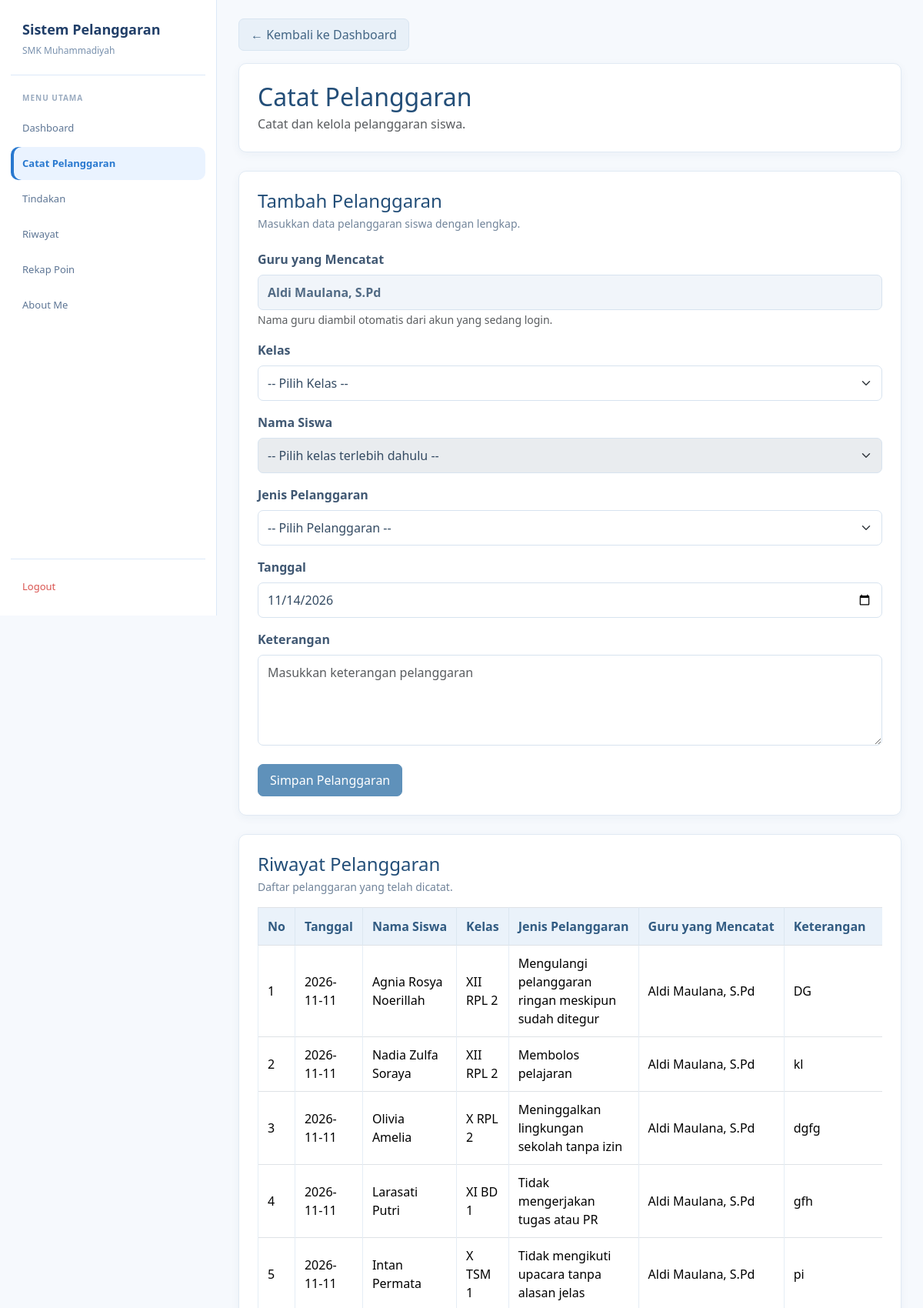
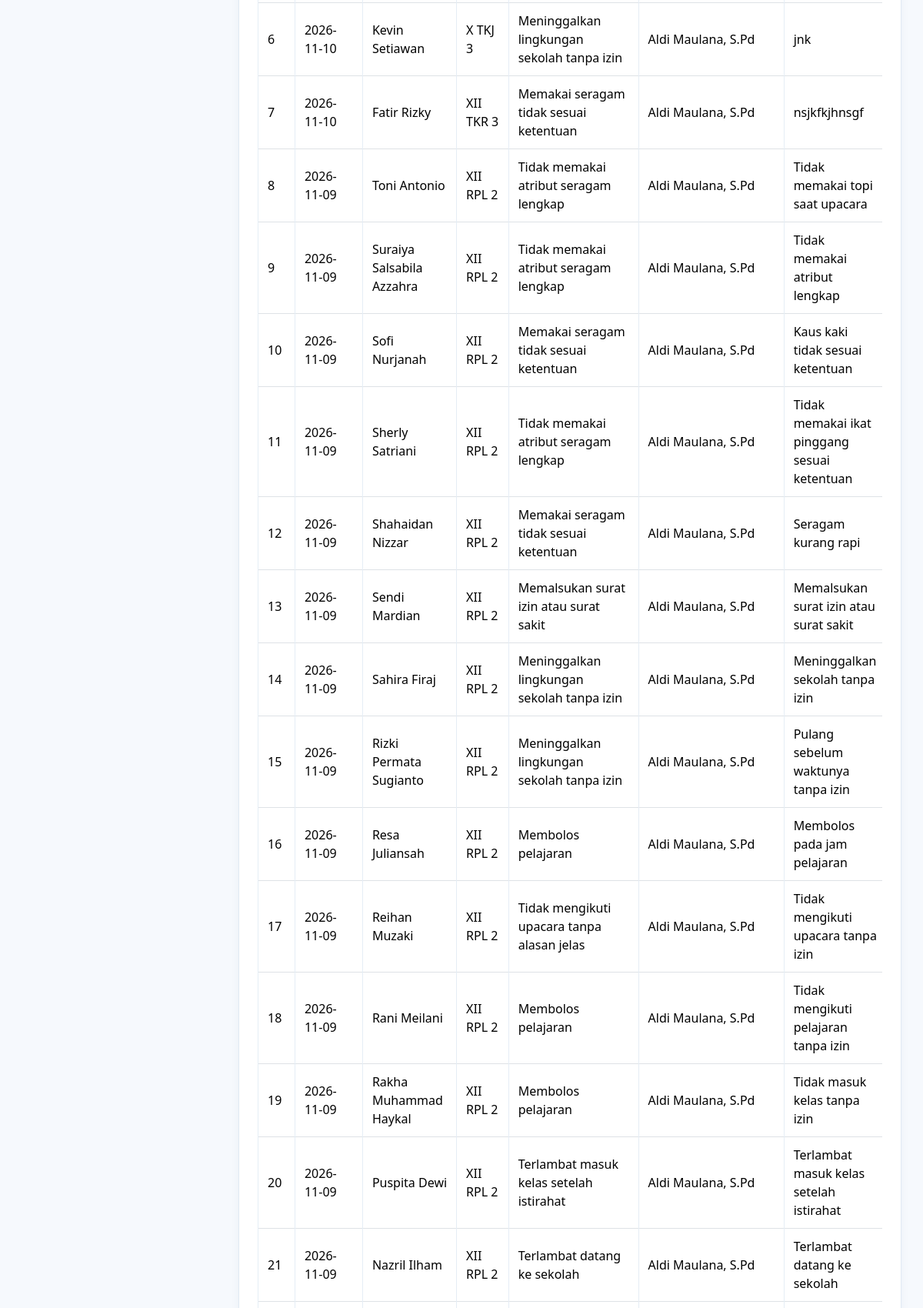
The app's page /guru/catat_pelanggaran.php (signed in, upper part) with its own data (2 pictures, top to bottom).
### tables this page shows
CREATE TABLE `t_guru` (
  `id` int(11) NOT NULL,
  `nip` varchar(30) NOT NULL,
  `nama` varchar(150) NOT NULL,
  `email` varchar(150) NOT NULL,
  `status_aktif` tinyint(1) NOT NULL,
  `user_id` int(11) DEFAULT NULL,
  `created_at` timestamp NULL DEFAULT current_timestamp(),
  `updated_at` timestamp NULL DEFAULT current_timestamp()
);

CREATE TABLE `t_pelanggaran_siswa` (
  `id` int(11) NOT NULL,
  `tahun_ajaran_id` int(11) NOT NULL,
  `siswa_id` int(11) NOT NULL,
  `nama_siswa` varchar(150) NOT NULL,
  `pelanggaran_id` int(11) NOT NULL,
  `nama_pelanggaran` varchar(150) NOT NULL,
  `pelanggaran_kategori_id` int(11) NOT NULL,
  `guru_id` int(11) NOT NULL,
  `nama_guru` varchar(150) NOT NULL,
  `tanggal` date NOT NULL,
  `keterangan` text NOT NULL,
  `poin` int(11) NOT NULL,
  `tindakan` text NOT NULL,
  `status` varchar(30) NOT NULL,
  `created_at` timestamp NOT NULL DEFAULT current_timestamp(),
  `updated_at` timestamp NOT NULL DEFAULT current_timestamp(),
  `kelas_id` int(11) NOT NULL,
  `nama_kelas` varchar(100) NOT NULL
);

CREATE TABLE `t_kelas` (
  `id` int(11) NOT NULL,
  `nama` varchar(100) NOT NULL,
  `tingkat` varchar(20) NOT NULL,
  `jurusan` varchar(100) NOT NULL,
  `status_aktif` tinyint(1) DEFAULT NULL,
  `created_at` timestamp NULL DEFAULT current_timestamp(),
  `update_at` timestamp NULL DEFAULT current_timestamp()
);

### guru/catat_pelanggaran.php (the view, shortened to what this page needs)
<?php
include "../config/koneksi.php";
$user_id = (int)($_SESSION['user_id'] ?? 0);
function e($value) {
    return htmlspecialchars((string)($value ?? ''), ENT_QUOTES, 'UTF-8');
}
function labelKelas($nama, $tingkat, $jurusan) {
    $nama = trim((string)$nama);
    $tingkat = trim((string)$tingkat);
    $jurusan = trim((string)$jurusan);
    if (
        $nama !== '' &&
        stripos($nama, $tingkat) !== false &&
        stripos($nama, $jurusan) !== false
    ) {
        return $nama;
    }
    return trim("$tingkat $jurusan $nama");
}
$stmt = mysqli_prepare(
    $koneksi,
    "SELECT id, nama
     FROM t_guru
     WHERE user_id = ?
     LIMIT 1"
);
mysqli_stmt_bind_param($stmt, "i", $user_id);
mysqli_stmt_execute($stmt);
$data_guru = mysqli_fetch_assoc(
    mysqli_stmt_get_result($stmt)
);
$guru_id = (int)($data_guru['id'] ?? 0);
$nama_guru = $data_guru['nama'] ?? ($_SESSION['nama'] ?? 'Guru');
$query_riwayat = false;
$stmt_riwayat = mysqli_prepare(
    $koneksi,
    "SELECT
        ps.*,
        k.nama AS nama_kelas_asli,
        k.tingkat,
        k.jurusan
     FROM t_pelanggaran_siswa ps
     LEFT JOIN t_kelas k
        ON k.id = ps.kelas_id
     WHERE ps.guru_id = ?
     ORDER BY ps.tanggal DESC, ps.id DESC"
);
if ($stmt_riwayat) {
    mysqli_stmt_bind_param(
        $stmt_riwayat,
        "i",
        $guru_id
    );
    mysqli_stmt_execute($stmt_riwayat);
    $query_riwayat = mysqli_stmt_get_result($stmt_riwayat);
}
$daftar_riwayat = [];
if ($query_riwayat) {
    while ($data = mysqli_fetch_assoc($query_riwayat)) {
        $daftar_riwayat[] = $data;
    }
}
?>
<!DOCTYPE html>
<html lang="id">
<head>
<link
    href="https://cdn.jsdelivr.net/npm/bootstrap@5.3.8/dist/css/bootstrap.min.css"
    rel="stylesheet"
>
<link
    href="https://cdn.datatables.net/2.3.4/css/dataTables.bootstrap5.min.css"
    rel="stylesheet"
>
</head>
<body>
<div class="layout">
<aside class="sidebar">
    <div class="brand">
        <div class="brand-title">Sistem Pelanggaran</div>
        <div class="brand-subtitle">SMK Muhammadiyah</div>
    </div>
    <div class="menu-title">Menu Utama</div>
    <nav class="menu">
        <a href="../dashboard.php" class="menu-link">
            Dashboard
        </a>
        <a href="catat_pelanggaran.php" class="menu-link active">
            Catat Pelanggaran
        </a>
        <a href="tindakan.php" class="menu-link">
            Tindakan
        </a>
        <a href="riwayat.php" class="menu-link">
            Riwayat
        </a>
        <a href="rekap_poin.php" class="menu-link">
            Rekap Poin
        </a>
        <a href="../about.php" class="menu-link">
            About Me
        </a>
    </nav>
    <div class="logout">
        <a href="../logout.php" class="menu-link">
            Logout
        </a>
    </div>
</aside>
<main class="main">
<div class="container py-4">
    <div class="d-flex flex-wrap align-items-center justify-content-between gap-2 mb-3">
        <a href="../dashboard.php" class="btn btn-secondary">
            &larr; Kembali ke Dashboard
        </a>
    </div>
    <div class="card mb-4">
        <div class="card-body">
            <h2 class="judul mb-1">
                Catat Pelanggaran
            </h2>
            <p class="text-muted mb-0">
                Catat dan kelola pelanggaran siswa.
            </p>
        </div>
    </div>
    <div class="card mb-4">
        <div class="card-body">
            <h4 class="mb-1">
                Tambah Pelanggaran
            </h4>
            <p class="keterangan mb-4">
                Masukkan data pelanggaran siswa dengan lengkap.
            </p>
            <form method="POST" action="catat_pelanggaran.php">
                <div class="mb-3">
                    <label for="nama_guru" class="form-label">
                        Guru yang Mencatat
                    </label>
                    <input
                        type="text"
                        id="nama_guru"
                        class="form-control"
                        value="<?= e($nama_guru); ?>"
                        readonly
                    >
                    <small class="text-muted">
                        Nama guru diambil otomatis dari akun yang sedang login.
                    </small>
                </div>
                <div class="mb-3">
                    <label for="kelas_id" class="form-label">
                        Kelas
                    </label>
                    <select
                        id="kelas_id"
                        name="kelas_id"
                        class="form-select"
                        required
                    >
                        <option value="">
                            -- Pilih Kelas --
                        </option>
                    </select>
                </div>
                <div class="mb-3">
                    <label for="siswa_id" class="form-label">
                        Nama Siswa
                    </label>
                    <select
                        id="siswa_id"
                        name="siswa_id"
                        class="form-select"
                        required
                        disabled
                    >
                        <option value="">
                            -- Pilih kelas terlebih dahulu --
                        </option>
                    </select>
                </div>
                <div class="mb-3">
                    <label for="pelanggaran_id" class="form-label">
                        Jenis Pelanggaran
                    </label>
                    <select
                        id="pelanggaran_id"
                        name="pelanggaran_id"
                        class="form-select"
                        required
                    >
                        <option value="">
                            -- Pilih Pelanggaran --
                        </option>
                    </select>
                </div>
                <div class="mb-3">
                    <label for="tanggal" class="form-label">
                        Tanggal
                    </label>
                    <input
                        type="date"
                        id="tanggal"
                        name="tanggal"
                        class="form-control"
                        value="<?= e($_POST['tanggal'] ?? date('Y-m-d')); ?>"
                        required
                    >
                </div>
                <div class="mb-4">
                    <label for="keterangan" class="form-label">
                        Keterangan
                    </label>
                    <textarea
                        id="keterangan"
                        name="keterangan"
                        class="form-control"
                        rows="4"
                        placeholder="Masukkan keterangan pelanggaran"
                        required
                    ><?= e($_POST['keterangan'] ?? ''); ?></textarea>
                </div>
                <button
                    type="submit"
                    name="simpan"
                    class="btn btn-primary"
                >
                    Simpan Pelanggaran
                </button>
            </form>
        </div>
    </div>
    <div class="card">
        <div class="card-body">
            <h4 class="mb-1">
                Riwayat Pelanggaran
            </h4>
            <p class="keterangan mb-3">
                Daftar pelanggaran yang telah dicatat.
            </p>
            <div class="table-responsive">
                <table
                    id="tabelRiwayat"
                    class="table table-bordered table-hover align-middle w-100"
                >
                    <thead>
                        <tr>
                            <th>No</th>
                            <th>Tanggal</th>
                            <th>Nama Siswa</th>
                            <th>Kelas</th>
                            <th>Jenis Pelanggaran</th>
                            <th>Guru yang Mencatat</th>
                            <th>Keterangan</th>
                        </tr>
                    </thead>
                    <tbody>
                    <?php foreach ($daftar_riwayat as $i => $data): ?>
                        <?php
                        $kelas_tampil = $data['nama_kelas'] ?? '-';
                        if (!empty($data['nama_kelas_asli'])) {
                            $kelas_tampil = labelKelas(
                                $data['nama_kelas_asli'],
                                $data['tingkat'],
                                $data['jurusan']
                            );
                        }
                        ?>
                        <tr>
                            <td><?= $i + 1; ?></td>
                            <td>
                                <?= e($data['tanggal']); ?>
                            </td>
                            <td>
                                <?= e($data['nama_siswa']); ?>
                            </td>
                            <td>
                                <?= e($kelas_tampil); ?>
                            </td>
                            <td>
                                <?= e($data['nama_pelanggaran']); ?>
                            </td>
                            <td>
                                <?= e($data['nama_guru'] ?? '-'); ?>
                            </td>
                            <td>
                                <?= e($data['keterangan']); ?>
                            </td>
                        </tr>
                    <?php endforeach; ?>
                    </tbody>
                </table>
            </div>
        </div>
    </div>
</div>
</main>
</div>
</body>
</html>

### guru/catat_pelanggaran.php (style rules this page uses)
:root { --blue:#2878cf; --blue-dark:#203e68; --blue-soft:#eaf3ff; --page:#f6f9fd; --white:#fff; --text:#263f63; --muted:#7890ad; --line:#dce9f8; }
* { box-sizing:border-box; }
body { margin:0; background:var(--page); color:var(--text); font-family:"Segoe UI",Arial,sans-serif; }
a { text-decoration:none; }
.layout { min-height:100vh; }
.sidebar { position:fixed; left:0; top:0; width:282px; height:100vh; background:var(--white); border-right:1px solid var(--line); padding:25px 14px 16px; display:flex; flex-direction:column; z-index:1000; }
.brand { padding:0 15px 22px; border-bottom:1px solid var(--line); margin-bottom:22px; }
.brand-title { font-size:18px; font-weight:700; color:var(--blue-dark); margin-bottom:5px; }
.brand-subtitle { font-size:12px; color:var(--muted); }
.menu-title { font-size:10px; font-weight:700; color:#9aabc0; letter-spacing:1px; text-transform:uppercase; margin:0 15px 10px; }
.menu { display:flex; flex-direction:column; gap:3px; }
.menu-link { min-height:43px; display:flex; align-items:center; padding:10px 15px; border-radius:10px; color:#5e7695; font-size:13px; transition:.2s ease; }
.menu-link.active { background:var(--blue-soft); color:var(--blue); font-weight:600; box-shadow:inset 4px 0 0 var(--blue); }
.logout { margin-top:auto; padding-top:14px; border-top:1px solid var(--line); }
.logout .menu-link { color:#d9534f; }
.main { margin-left:282px; min-height:100vh; padding:24px 28px 40px; }
.container { width:100%; max-width:none !important; margin:0 auto; padding:0 !important; }
.judul, h4 { color:#234e78; }
.card { border:1px solid #e1eaf4 !important; border-radius:10px; box-shadow:0 3px 12px rgba(35,78,120,.05) !important; }
.card-body { padding:24px; }
.form-label { color:#405873; font-weight:600; }
.form-control, .form-select { border-color:#d7e3ef; border-radius:7px; padding:10px 12px; color:#344b63; }
textarea.form-control { min-height:110px; resize:vertical; }
.form-control[readonly] { background:#f1f5fa; color:#526b85; font-weight:600; cursor:default; }
.btn-primary { --bs-btn-color:#fff; --bs-btn-bg:#5f91ba; --bs-btn-border-color:#5f91ba; --bs-btn-hover-color:#fff; --bs-btn-hover-bg:#4b7fa9; --bs-btn-hover-border-color:#4b7fa9; border-radius:7px; padding:8px 15px; }
.btn-secondary { --bs-btn-bg:#e8f0f8; --bs-btn-border-color:#d8e5f1; --bs-btn-color:#426584; --bs-btn-hover-bg:#dceaf6; --bs-btn-hover-border-color:#cbddeb; --bs-btn-hover-color:#234e78; border-radius:7px; padding:8px 15px; }
.table { color:#344b63; vertical-align:middle; margin-bottom:0; }
.table thead th { background:#eaf2fa; color:#315b82; border-color:#dce7f1; font-weight:600; padding:12px; white-space:nowrap; }
.table tbody td { border-color:#e5edf5; padding:11px 12px; }
.keterangan { color:#71849a; font-size:14px; }

### records on screen
t_guru: nama "Aldi Maulana, S.Pd"
t_pelanggaran_siswa: tanggal "2026-11-11", nama_siswa "Agnia Rosya Noerillah", kelas.nama "XII RPL 2", nama_pelanggaran "Mengulangi pelanggaran ringan meskipun sudah ditegur", nama_guru "Aldi Maulana, S.Pd", keterangan "DG"
t_pelanggaran_siswa: tanggal "2026-11-11", nama_siswa "Nadia Zulfa Soraya", kelas.nama "XII RPL 2", nama_pelanggaran "Membolos pelajaran", nama_guru "Aldi Maulana, S.Pd", keterangan "kl"
t_pelanggaran_siswa: tanggal "2026-11-11", nama_siswa "Olivia Amelia", kelas.nama "X RPL 2", nama_pelanggaran "Meninggalkan lingkungan sekolah tanpa izin", nama_guru "Aldi Maulana, S.Pd", keterangan "dgfg"
t_pelanggaran_siswa: tanggal "2026-11-11", nama_siswa "Larasati Putri", kelas.nama "XI BD 1", nama_pelanggaran "Tidak mengerjakan tugas atau PR", nama_guru "Aldi Maulana, S.Pd", keterangan "gfh"
t_pelanggaran_siswa: tanggal "2026-11-11", nama_siswa "Intan Permata", kelas.nama "X TSM 1", nama_pelanggaran "Tidak mengikuti upacara tanpa alasan jelas", nama_guru "Aldi Maulana, S.Pd", keterangan "pi"
t_pelanggaran_siswa: tanggal "2026-11-10", nama_siswa "Kevin Setiawan", kelas.nama "X TKJ 3", nama_pelanggaran "Meninggalkan lingkungan sekolah tanpa izin", nama_guru "Aldi Maulana, S.Pd", keterangan "jnk"
t_pelanggaran_siswa: tanggal "2026-11-10", nama_siswa "Fatir Rizky", kelas.nama "XII TKR 3", nama_pelanggaran "Memakai seragam tidak sesuai ketentuan", nama_guru "Aldi Maulana, S.Pd", keterangan "nsjkfkjhnsgf"
t_pelanggaran_siswa: tanggal "2026-11-09", nama_siswa "Toni Antonio", kelas.nama "XII RPL 2", nama_pelanggaran "Tidak memakai atribut seragam lengkap", nama_guru "Aldi Maulana, S.Pd", keterangan "Tidak memakai topi saat upacara"
t_pelanggaran_siswa: tanggal "2026-11-09", nama_siswa "Suraiya Salsabila Azzahra", kelas.nama "XII RPL 2", nama_pelanggaran "Tidak memakai atribut seragam lengkap", nama_guru "Aldi Maulana, S.Pd", keterangan "Tidak memakai atribut lengkap"
t_pelanggaran_siswa: tanggal "2026-11-09", nama_siswa "Sofi Nurjanah", kelas.nama "XII RPL 2", nama_pelanggaran "Memakai seragam tidak sesuai ketentuan", nama_guru "Aldi Maulana, S.Pd", keterangan "Kaus kaki tidak sesuai ketentuan"
t_pelanggaran_siswa: tanggal "2026-11-09", nama_siswa "Sherly Satriani", kelas.nama "XII RPL 2", nama_pelanggaran "Tidak memakai atribut seragam lengkap", nama_guru "Aldi Maulana, S.Pd", keterangan "Tidak memakai ikat pinggang sesuai ketentuan"
t_pelanggaran_siswa: tanggal "2026-11-09", nama_siswa "Shahaidan Nizzar", kelas.nama "XII RPL 2", nama_pelanggaran "Memakai seragam tidak sesuai ketentuan", nama_guru "Aldi Maulana, S.Pd", keterangan "Seragam kurang rapi"
t_pelanggaran_siswa: tanggal "2026-11-09", nama_siswa "Sendi Mardian", kelas.nama "XII RPL 2", nama_pelanggaran "Memalsukan surat izin atau surat sakit", nama_guru "Aldi Maulana, S.Pd", keterangan "Memalsukan surat izin atau surat sakit"
t_pelanggaran_siswa: tanggal "2026-11-09", nama_siswa "Sahira Firaj", kelas.nama "XII RPL 2", nama_pelanggaran "Meninggalkan lingkungan sekolah tanpa izin", nama_guru "Aldi Maulana, S.Pd", keterangan "Meninggalkan sekolah tanpa izin"
t_pelanggaran_siswa: tanggal "2026-11-09", nama_siswa "Rizki Permata Sugianto", kelas.nama "XII RPL 2", nama_pelanggaran "Meninggalkan lingkungan sekolah tanpa izin", nama_guru "Aldi Maulana, S.Pd", keterangan "Pulang sebelum waktunya tanpa izin"
t_pelanggaran_siswa: tanggal "2026-11-09", nama_siswa "Resa Juliansah", kelas.nama "XII RPL 2", nama_pelanggaran "Membolos pelajaran", nama_guru "Aldi Maulana, S.Pd", keterangan "Membolos pada jam pelajaran"
t_pelanggaran_siswa: tanggal "2026-11-09", nama_siswa "Reihan Muzaki", kelas.nama "XII RPL 2", nama_pelanggaran "Tidak mengikuti upacara tanpa alasan jelas", nama_guru "Aldi Maulana, S.Pd", keterangan "Tidak mengikuti upacara tanpa izin"
t_pelanggaran_siswa: tanggal "2026-11-09", nama_siswa "Rani Meilani", kelas.nama "XII RPL 2", nama_pelanggaran "Membolos pelajaran", nama_guru "Aldi Maulana, S.Pd", keterangan "Tidak mengikuti pelajaran tanpa izin"
t_pelanggaran_siswa: tanggal "2026-11-09", nama_siswa "Rakha Muhammad Haykal", kelas.nama "XII RPL 2", nama_pelanggaran "Membolos pelajaran", nama_guru "Aldi Maulana, S.Pd", keterangan "Tidak masuk kelas tanpa izin"
t_pelanggaran_siswa: tanggal "2026-11-09", nama_siswa "Puspita Dewi", kelas.nama "XII RPL 2", nama_pelanggaran "Terlambat masuk kelas setelah istirahat", nama_guru "Aldi Maulana, S.Pd", keterangan "Terlambat masuk kelas setelah istirahat"
t_pelanggaran_siswa: tanggal "2026-11-09", nama_siswa "Nazril Ilham", kelas.nama "XII RPL 2", nama_pelanggaran "Terlambat datang ke sekolah", nama_guru "Aldi Maulana, S.Pd", keterangan "Terlambat datang ke sekolah"
